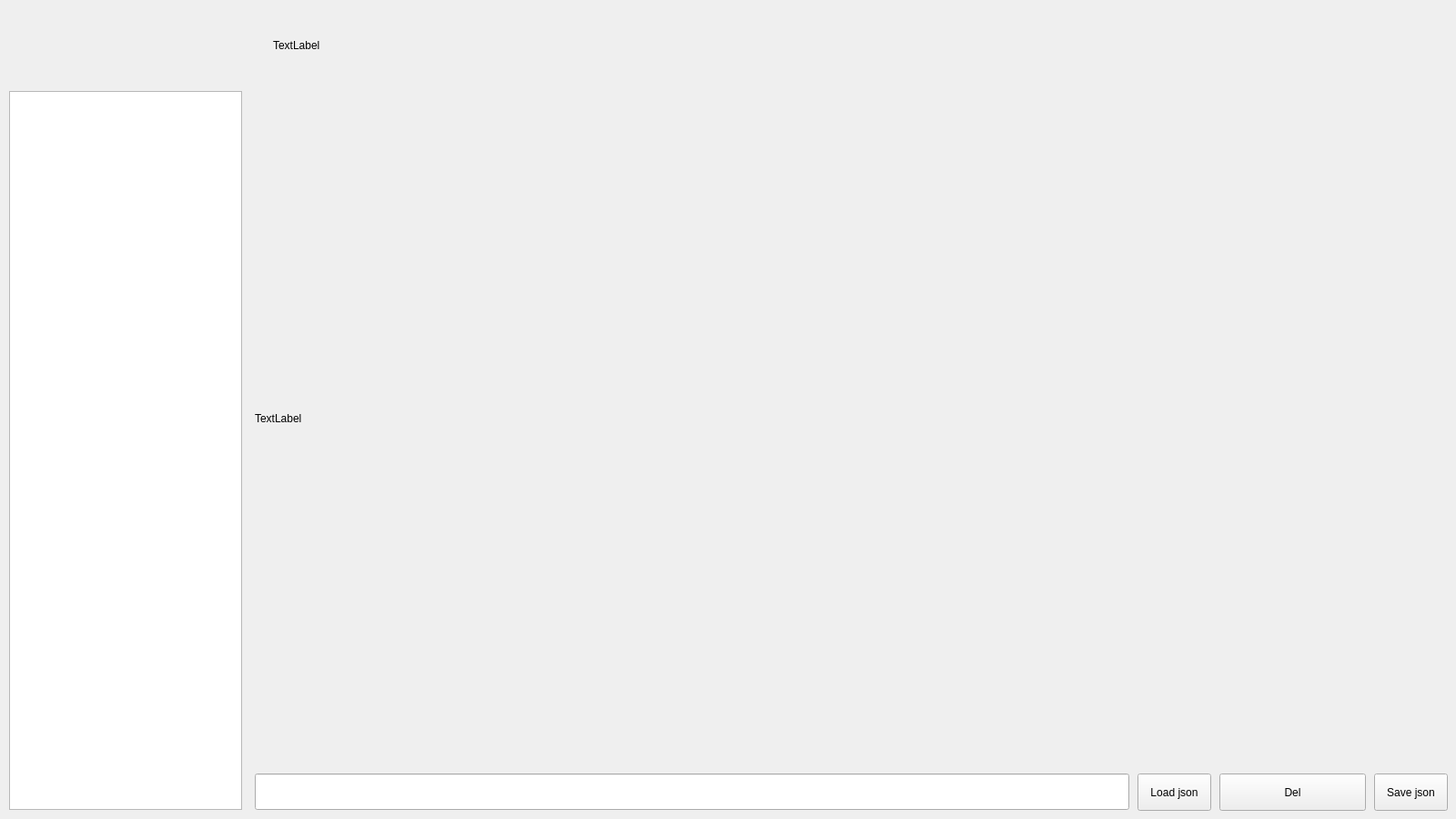
<?xml version="1.0" encoding="UTF-8"?>
<ui version="4.0">
 <class>Form</class>
 <widget class="QWidget" name="Form">
  <property name="geometry">
   <rect>
    <x>0</x>
    <y>0</y>
    <width>1600</width>
    <height>900</height>
   </rect>
  </property>
  <property name="windowTitle">
   <string>Form</string>
  </property>
  <widget class="QLabel" name="label">
   <property name="geometry">
    <rect>
     <x>300</x>
     <y>0</y>
     <width>1000</width>
     <height>100</height>
    </rect>
   </property>
   <property name="text">
    <string>TextLabel</string>
   </property>
  </widget>
  <widget class="QLabel" name="label_2">
   <property name="geometry">
    <rect>
     <x>280</x>
     <y>100</y>
     <width>1280</width>
     <height>720</height>
    </rect>
   </property>
   <property name="text">
    <string>TextLabel</string>
   </property>
  </widget>
  <widget class="QListWidget" name="listWidget">
   <property name="geometry">
    <rect>
     <x>10</x>
     <y>100</y>
     <width>256</width>
     <height>790</height>
    </rect>
   </property>
  </widget>
  <widget class="QLineEdit" name="lineEdit">
   <property name="geometry">
    <rect>
     <x>280</x>
     <y>850</y>
     <width>961</width>
     <height>40</height>
    </rect>
   </property>
  </widget>
  <widget class="QPushButton" name="pushButton">
   <property name="geometry">
    <rect>
     <x>1250</x>
     <y>850</y>
     <width>81</width>
     <height>41</height>
    </rect>
   </property>
   <property name="text">
    <string>Load json</string>
   </property>
  </widget>
  <widget class="QPushButton" name="pushButton_2">
   <property name="geometry">
    <rect>
     <x>1340</x>
     <y>850</y>
     <width>161</width>
     <height>41</height>
    </rect>
   </property>
   <property name="text">
    <string>Del</string>
   </property>
  </widget>
  <widget class="QPushButton" name="pushButton_3">
   <property name="geometry">
    <rect>
     <x>1510</x>
     <y>850</y>
     <width>81</width>
     <height>41</height>
    </rect>
   </property>
   <property name="text">
    <string>Save json</string>
   </property>
  </widget>
 </widget>
 <resources/>
 <connections/>
</ui>
